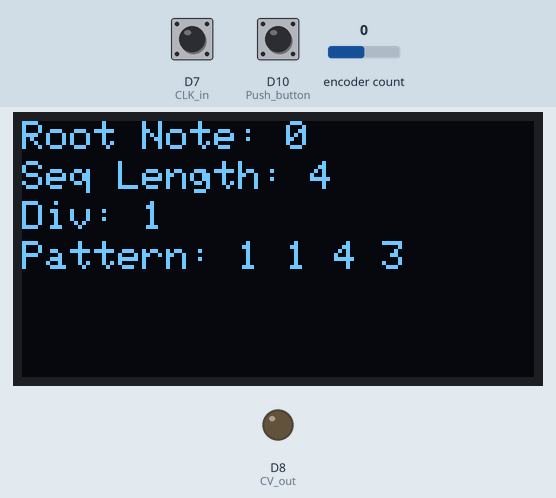
Simulated run of this sketch. Board: Arduino Zero (SAMD21). Shown: 128×64 one-colour display, output pins drawn as LEDs (lit = HIGH). Inputs (shaded band) come from the test bench; at power-on: D10 (Push_button) HIGH, D7 (CLK_in) LOW, encoder count 0. Pins used as bus, display or sensor lines are not drawn.

Above: at 1.2 s.
1.3 s: D10 (Push_button) pulled LOW for 0.15 s
At 2.2 s:
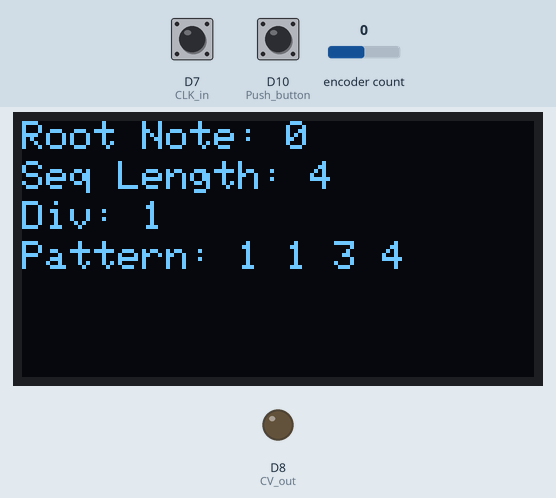
2.9 s: D7 (CLK_in) pulsed HIGH 5 times (0.12 s each, 0.3 s apart)
At 3.66 s:
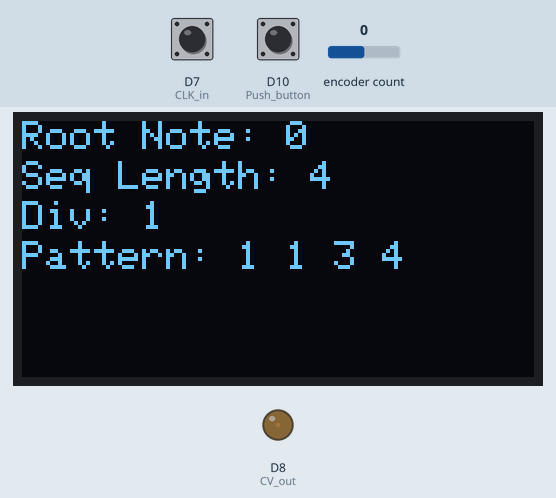
Timing chart, 0 to 5.9 s (numbered marks = the images above; inputs shaded):
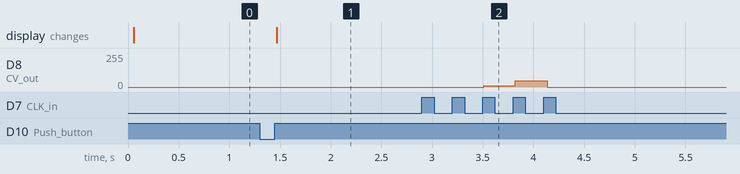

The sketch:

firmware_circle_seq_v1.ino
```cpp
#include <Adafruit_SSD1306.h>
#include <Adafruit_GFX.h>
#include <Wire.h>
#include <Encoder.h>

#define OLED_ADDRESS 0x3C
#define SCREEN_WIDTH 128
#define SCREEN_HEIGHT 64
Adafruit_SSD1306 display(SCREEN_WIDTH, SCREEN_HEIGHT, &Wire, -1);

#define ENCODER_OPTIMIZE_INTERRUPTS
Encoder myEnc(6, 3);
float oldPosition  = -999;
float newPosition = -999;
bool buttonState = HIGH;
bool lastButtonState = HIGH;
unsigned long lastDebounceTime = 0;
const int debounceDelay = 100;
bool buttonPressed = false;

const byte div_options[7] = {1, 2, 4, 8, 16, 32, 64};
byte current_div = 0;
byte menu = 0;
byte root_note = 0;
byte sequence_length = 4;
byte pattern[16] = {1, 1, 4, 3}; // Default pattern

const int circle_of_fifths_major[12] = {0, 7, 2, 9, 4, 11, 6, 1, 8, 3, 10, 5};
const int circle_of_fifths_minor[12] = {0, 5, 10, 3, 8, 1, 6, 11, 4, 9, 2, 7};

// Define menu items
enum MenuItem {
    ROOT_NOTE,
    SEQ_LENGTH,
    DIV,
    PATTERN,
    MENU_SIZE
};

MenuItem currentMenuItem = ROOT_NOTE;
int rootNote = 0;
int seqLength = 4;
int div = 1;

void setup() {
  analogWriteResolution(12);
  pinMode(7, INPUT_PULLDOWN); // CLK in
  pinMode(8, OUTPUT); // CV out
  pinMode(9, OUTPUT); // Trigger out
  pinMode(10, INPUT_PULLUP); // Push button

  display.begin(SSD1306_SWITCHCAPVCC, OLED_ADDRESS);
  display.clearDisplay();

  Wire.begin();
}

void loop() {
  handleEncoderInput();
  handleButtonPress();
  updateOLED();

  // Menu Navigation and Settings
  if (buttonPressed) {
    buttonPressed = false;
    updateMenu();
  }

  // Handle clock input and generate sequence
  static bool old_CLK_in = 0;
  bool CLK_in = digitalRead(7);
  if (old_CLK_in == 0 && CLK_in == 1) {
    generateSequence();
  }
  old_CLK_in = CLK_in;

  // Refresh Display
  refreshDisplay();
}

void handleEncoderInput() {
  newPosition = myEnc.read();
  if ((newPosition / 4) != (oldPosition / 4)) {
    oldPosition = newPosition;
    currentMenuItem = (MenuItem)((currentMenuItem + (newPosition > oldPosition ? 1 : -1) + MENU_SIZE) % MENU_SIZE);
  }
}

void handleButtonPress() {
  bool reading = digitalRead(10);
  if (reading != lastButtonState) {
    lastDebounceTime = millis();
  }
  if ((millis() - lastDebounceTime) > debounceDelay) {
    if (reading != buttonState) {
      buttonState = reading;
      if (buttonState == LOW) {
        buttonPressed = true;
      }
    }
  }
  lastButtonState = reading;
}

void updateMenu() {
  switch (currentMenuItem) {
    case ROOT_NOTE:
      root_note = (root_note + 1) % 24; // Cycle through 24 notes (12 major + 12 minor)
      break;
    case SEQ_LENGTH:
      sequence_length = (sequence_length == 4 ? 8 : (sequence_length == 8 ? 16 : 4));
      break;
    case DIV:
      current_div = (current_div + 1) % 7;
      break;
    case PATTERN:
      // Pattern update (example: toggle between two patterns)
      if (pattern[0] == 1 && pattern[1] == 1) {
        byte new_pattern[16] = {1, 1, 3, 4, 1, 1, 4, 3};
        memcpy(pattern, new_pattern, sizeof(pattern));
      } else {
        byte new_pattern[16] = {1, 1, 4, 3};
        memcpy(pattern, new_pattern, sizeof(pattern));
      }
      break;
    default:
      break;
  }
}

int getNoteFromPattern(int root, int step) {
  int scale_index = root / 12;
  int note_index = root % 12;
  if (scale_index == 0) { // Major scale
    return (note_index + circle_of_fifths_major[pattern[step % sequence_length] - 1]) % 12;
  } else { // Minor scale
    return (note_index + circle_of_fifths_minor[pattern[step % sequence_length] - 1]) % 12;
  }
}

void generateSequence() {
  static int step = 0;
  int note = getNoteFromPattern(root_note, step);
  int cv_value = map(note, 0, 12, 0, 4095); // Map note to CV range
  analogWrite(8, cv_value / 4); // Output CV (12-bit to 10-bit conversion)
  digitalWrite(9, HIGH); // Trigger pulse
  delay(5);
  digitalWrite(9, LOW);
  step++;
  if (step >= sequence_length * div_options[current_div]) {
    step = 0;
  }
}

void resetSequence() {
  static int step = 0;
  step = 0;
}

void refreshDisplay() {
  updateOLED();
}

void updateOLED() {
  display.clearDisplay();
  display.setTextSize(1);
  display.setTextColor(WHITE);

  display.setCursor(0, 0);
  display.print("Root Note: ");
  display.print(root_note);

  display.setCursor(0, 10);
  display.print("Seq Length: ");
  display.print(sequence_length);

  display.setCursor(0, 20);
  display.print("Div: ");
  display.print(div_options[current_div]);

  display.setCursor(0, 30);
  display.print("Pattern: ");
  for (int i = 0; i < sequence_length; i++) {
    display.print(pattern[i]);
    display.print(" ");
  }

  display.display();
}
```

Measured:
- after the input at 1.3 s, the display: changes after 0.17 s (image 1)
- after the input at 2.9 s, D8 (CV_out): 0/255 → 10/255 after 0.61 s, → 47/255 0.31 s later, → 0/255 0.31 s later
